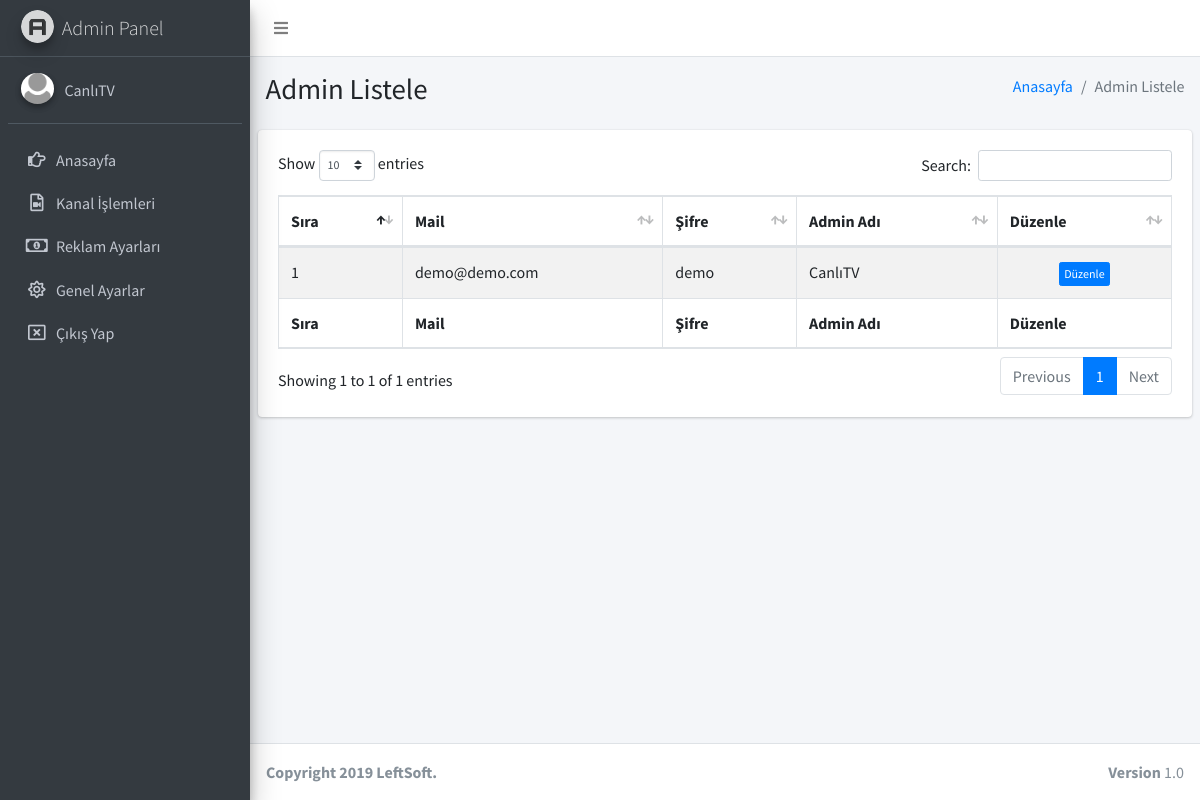
The page /admin/sayfalar/admin-listele.php (signed in) on the database its author committed.
### tables this page shows
CREATE TABLE `kullanici` (
  `kullanici_id` int(11) NOT NULL,
  `kullanici_mail` varchar(100) NOT NULL,
  `kullanici_password` varchar(50) NOT NULL,
  `kullanici_ad` varchar(50) NOT NULL
);

### admin/sayfalar/admin-listele.php (the view, shortened to what this page needs)
<?php
include 'header.php';
$kullanicisor=$db->prepare("SELECT * FROM kullanici order by kullanici_id");
$kullanicisor->execute();
?>
  <div class="content-wrapper">
    <section class="content-header">
      <div class="container-fluid">
        <div class="row mb-2">
          <div class="col-sm-6">
            <h1>Admin Listele</h1>
          </div>
          <div class="col-sm-6">
            <ol class="breadcrumb float-sm-right">
              <li class="breadcrumb-item"><a href="#">Anasayfa</a></li>
              <li class="breadcrumb-item active">Admin Listele</li>
            </ol>
          </div>
        </div>
      </div>
    </section>
    <section class="content">
      <div class="row">
        <div class="col-12">
          <div class="card">
            <div class="card-body">
              <table id="example1" class="table table-bordered table-striped">
                <thead>
                <tr>
                  <th>Sıra</th>
                  <th>Mail</th>
                  <th>Şifre</th>
                  <th>Admin Adı</th>
                  <th>Düzenle</th>
                </tr>
                </thead>
                <tbody>
                  <?php
                $say=0;
                while($kullanicicek=$kullanicisor->fetch(PDO::FETCH_ASSOC)) { $say++?>
                <tr>
                  <td><?php echo $say ?></td>
                  <td><?php echo $kullanicicek['kullanici_mail']; ?></td>
                  <td><?php echo $kullanicicek['kullanici_password']; ?></td>
                  <td><?php echo $kullanicicek['kullanici_ad']; ?></td>
                   <td><center><a href="admin-duzenle.php?kullanici_id=<?php echo $kullanicicek['kullanici_id']; ?>"><button class="btn btn-primary btn-xs">Düzenle</button></a></center></td>
                </tr>
                 <?php  }
          ?>
                </tbody>
                <tfoot>
                <tr>
                  <th>Sıra</th>
                  <th>Mail</th>
                  <th>Şifre</th>
                  <th>Admin Adı</th>
                  <th>Düzenle</th>
                </tr>
                </tfoot>
              </table>
            </div>
          </div>
        </div>
      </div>
    </section>
  </div>
  <footer class="main-footer">
    <div class="float-right d-none d-sm-block">
      <b>Version</b> 1.0
    </div>
    <strong>Copyright 2019 <a>LeftSoft</a>.</strong>
  </footer>
</div>
</body>
</html>

### admin/sayfalar/header.php (shortened to what this page needs)
<?php
include '../../baglan.php';
$kullanicisor=$db->prepare("SELECT * FROM kullanici where kullanici_mail=:mail");
$kullanicisor->execute(array(
  'mail' => $_SESSION['kullanici_mail']
  ));
$kullanicicek=$kullanicisor->fetch(PDO::FETCH_ASSOC);
?>
<!DOCTYPE html>
<html>
<head>
  <link rel="stylesheet" href="https://code.ionicframework.com/ionicons/2.0.1/css/ionicons.min.css">
  <link rel="stylesheet" href="../plugins/fontawesome-free/css/all.min.css">
  <link rel="stylesheet" href="https://code.ionicframework.com/ionicons/2.0.1/css/ionicons.min.css">
  <link rel="stylesheet" href="../plugins/tempusdominus-bootstrap-4/css/tempusdominus-bootstrap-4.min.css">
  <link rel="stylesheet" href="../plugins/icheck-bootstrap/icheck-bootstrap.min.css">
  <link rel="stylesheet" href="../plugins/jqvmap/jqvmap.min.css">
  <link rel="stylesheet" href="../dist/css/adminlte.min.css">
  <link rel="stylesheet" href="../plugins/overlayScrollbars/css/OverlayScrollbars.min.css">
  <link rel="stylesheet" href="../plugins/daterangepicker/daterangepicker.css">
  <link rel="stylesheet" href="../plugins/summernote/summernote-bs4.css">
  <link rel="stylesheet" href="../plugins/datatables-bs4/css/dataTables.bootstrap4.css">
</head>
<body class="hold-transition sidebar-mini layout-fixed">
<div class="wrapper">
  <nav class="main-header navbar navbar-expand navbar-white navbar-light">
    <ul class="navbar-nav">
      <li class="nav-item">
        <a class="nav-link" data-widget="pushmenu" href="#"><i class="fas fa-bars"></i></a>
      </li>
    </ul>
  </nav>
  <aside class="main-sidebar sidebar-dark-primary elevation-4">
    <a href="index.php" class="brand-link">
      <img src="../dist/img/AdminLTELogo.png" alt="AdminLTE Logo" class="brand-image img-circle elevation-3"
           style="opacity: .8">
      <span class="brand-text font-weight-light">Admin Panel</span>
    </a>
    <div class="sidebar">
      <div class="user-panel mt-3 pb-3 mb-3 d-flex">
        <div class="image">
          <img src="../dist/img/user2-160x160.png" class="img-circle elevation-2" alt="User Image">
        </div>
        <div class="info">
          <a href="#" class="d-block"><?php echo $kullanicicek['kullanici_ad']; ?></a>
        </div>
      </div>
      <nav class="mt-2">
        <ul class="nav nav-pills nav-sidebar flex-column" data-widget="treeview" role="menu" data-accordion="false">
               <li class="nav-item">
            <a href="index.php" class="nav-link">
              <i class="nav-icon far fa-hand-point-right"></i>
              <p>
                Anasayfa
              </p>
            </a>
          </li>
         <li class="nav-item">
            <a href="kanal-listele.php" class="nav-link">
              <i class="nav-icon far fa-file-video"></i>
              <p>
                Kanal İşlemleri
              </p>
            </a>
          </li>
          <li class="nav-item">
            <a href="reklam-listele.php" class="nav-link">
              <i class="nav-icon far fa-money-bill-alt"></i>
              <p>
                Reklam Ayarları
              </p>
            </a>
          </li>
          <li class="nav-item">
            <a href="genel-ayar.php" class="nav-link">
              <i class="nav-icon far fa-sun"></i>
              <p>
                Genel Ayarlar
              </p>
            </a>
          </li>
     <li class="nav-item">
            <a href="logout.php" class="nav-link">
              <i class="nav-icon far fa-window-close"></i>
              <p>
                Çıkış Yap
              </p>
            </a>
          </li>
        </ul>
      </nav>
    </div>
  </aside>

### rows shown on the page
kullanici: kullanici_ad "CanlıTV", kullanici_mail "demo@demo.com", kullanici_password "demo"
